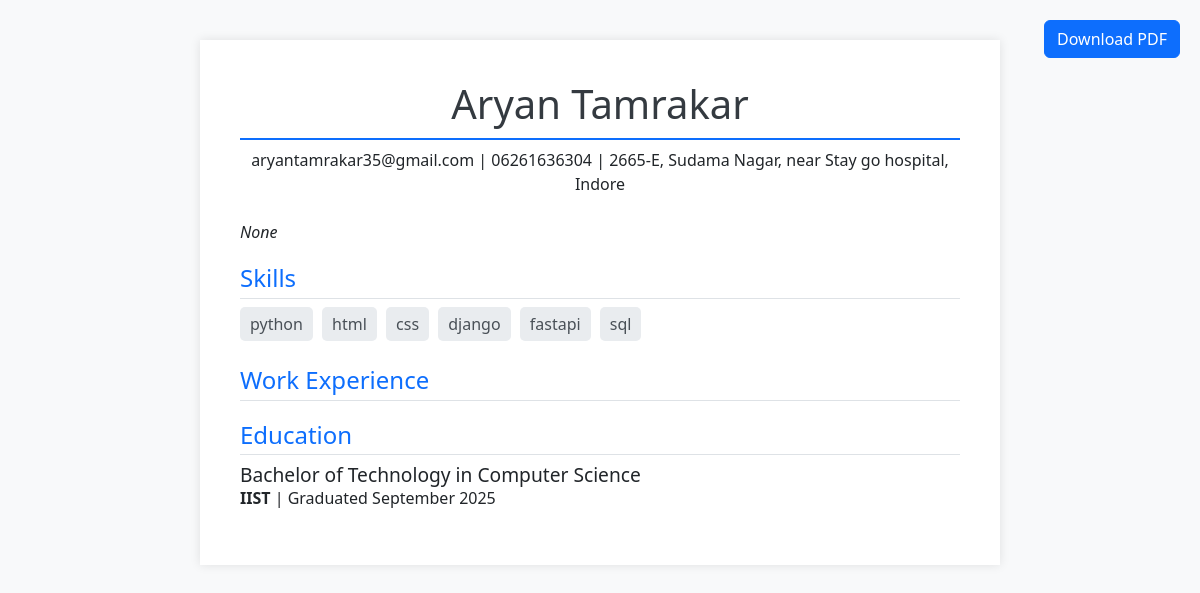
The page /resume/1/ on the database its author committed.
### builder/models.py (models this page shows, shortened)
class Profile(models.Model):
    user = models.OneToOneField(User, on_delete = models.CASCADE)
    name = models.CharField(max_length=100)
    email = models.EmailField()
    phone = models.CharField(max_length=10)
    address = models.TextField(max_length=200)
    summary = models.TextField(blank=True, null=True,help_text="A brief professional summary")
    skills = models.TextField(help_text="Comma-separated list of skills (eg- Python, Django, HTML).")

class Education(models.Model):
    profile = models.ForeignKey(Profile, on_delete=models.CASCADE)
    institution = models.CharField(max_length=100)
    degree = models.CharField(max_length=100)
    field_of_study = models.CharField(max_length=100)
    graduation_date = models.DateField()

### builder/views.py (the view)
# urls.py: path('resume/<int:profile_id>/', views.resume_view, name = 'resume_view'),
def resume_view(request, profile_id):
    profile = get_object_or_404(Profile, pk=profile_id)
    profile.skills_list = [skill.strip() for skill in profile.skills.split(',')] if profile.skills else []
    return render(request, 'resume_template.html', {'profile': profile})

### templates/resume_template.html (shortened to what this page needs)
<!doctype html>
<html lang="en">
<head>
    <link href="https://cdn.jsdelivr.net/npm/bootstrap@5.3.2/dist/css/bootstrap.min.css" rel="stylesheet">
</head>
<body>
    <div class="container">
         <a href="{% url 'download_resume' profile_id=profile.id %}" class="btn btn-primary download-btn">Download PDF</a>
        <div class="resume-container">
            <header class="text-center mb-4">
                <h1>{{ profile.name }}</h1>
                <div class="contact-info">
                    <p>{{ profile.email }} | {{ profile.phone }} | {{ profile.address }}</p>
                </div>
            </header>
            <section class="summary">
                <p>{{ profile.summary }}</p>
            </section>
            <section class="skills">
                <h2>Skills</h2>
                <div class="skills-list">
                    {% for skill in profile.skills_list %}
                        <span>{{ skill }}</span>
                    {% endfor %}
                </div>
            </section>
            <section class="experience">
                <h2>Work Experience</h2>
            </section>
            <section class="education">
                <h2>Education</h2>
                {% for edu in profile.education_set.all %}
                <div class="school">
                    <h3>{{ edu.degree }} in {{ edu.field_of_study }}</h3>
                    <p><strong>{{ edu.institution }}</strong> | Graduated {{ edu.graduation_date|date:"F Y" }}</p>
                </div>
                {% endfor %}
            </section>
        </div>
    </div>
</body>
</html>

### templates/resume_template.html (style rules this page uses)
body { background-color: #f8f9fa; }
.resume-container { max-width: 800px; margin: 40px auto; background-color: #fff; padding: 40px; box-shadow: 0 0 10px rgba(0,0,0,0.1); }
h1, h2 { color: #343a40; }
h1 { font-size: 2.5rem; border-bottom: 2px solid #0d6efd; padding-bottom: 10px; }
h2 { font-size: 1.5rem; color: #0d6efd; border-bottom: 1px solid #dee2e6; margin-top: 20px; padding-bottom: 5px; }
.contact-info p { margin-bottom: 0.25rem; }
.summary { font-style: italic; }
.job, .school { margin-bottom: 15px; }
.job h3, .school h3 { font-size: 1.2rem; margin-bottom: 0; }
.job p, .school p { margin-bottom: 0.25rem; }
.skills-list span { background-color: #e9ecef; color: #495057; padding: 5px 10px; border-radius: 5px; margin-right: 5px; display: inline-block; margin-bottom: 5px; }
.download-btn { position: fixed; top: 20px; right: 20px; }

### rows shown on the page
Profile: name "Aryan Tamrakar", email "aryantamrakar35@gmail.com", phone "06261636304", address "2665-E, Sudama Nagar, near Stay go hospital, Indore", summary "None"
Education: degree "Bachelor of Technology", field_of_study "Computer Science", institution "IIST", graduation_date "September 2025"

### other values the page prints
{{ skill }} "python" "html" "css" "django" "fastapi" "sql"
